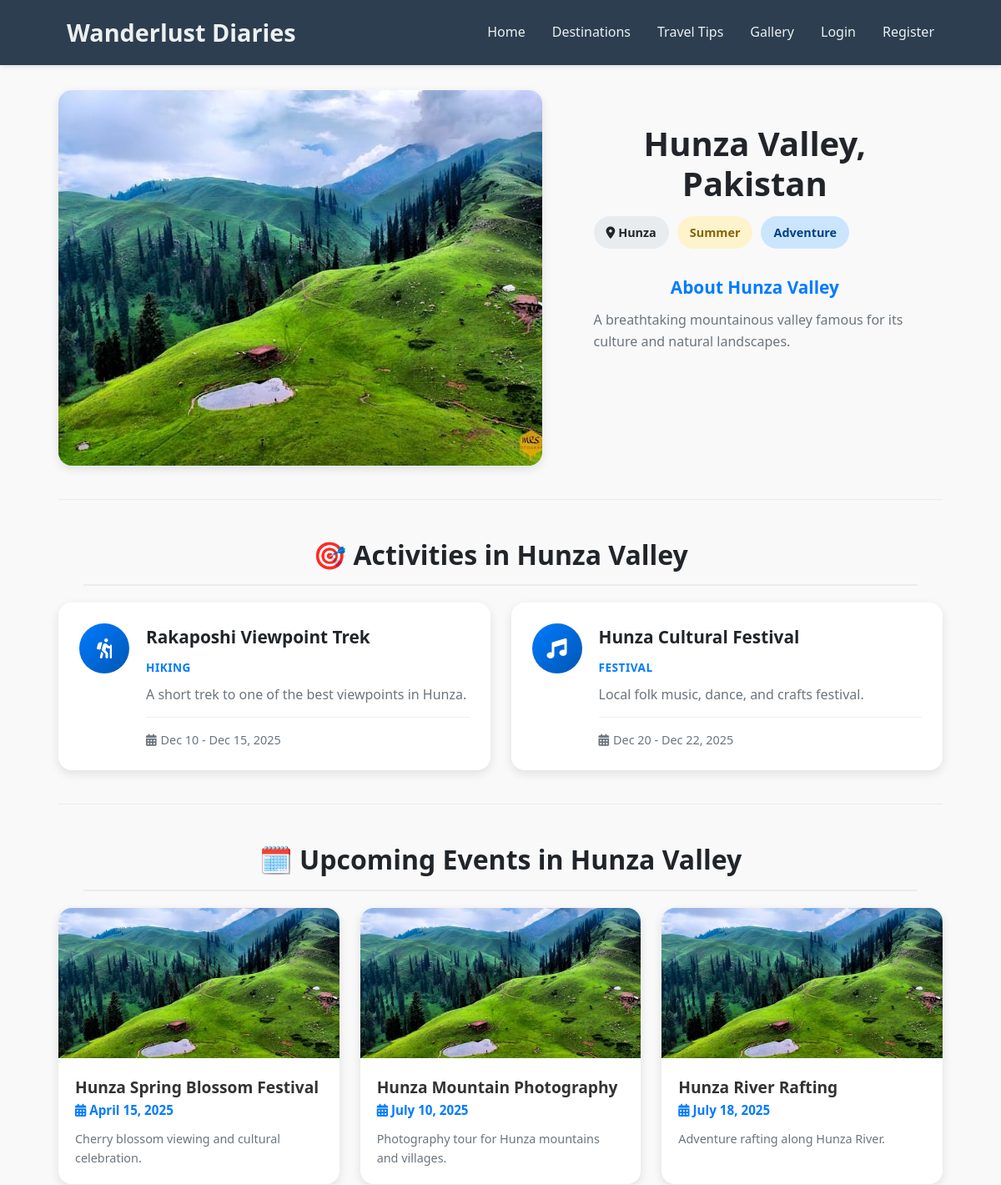
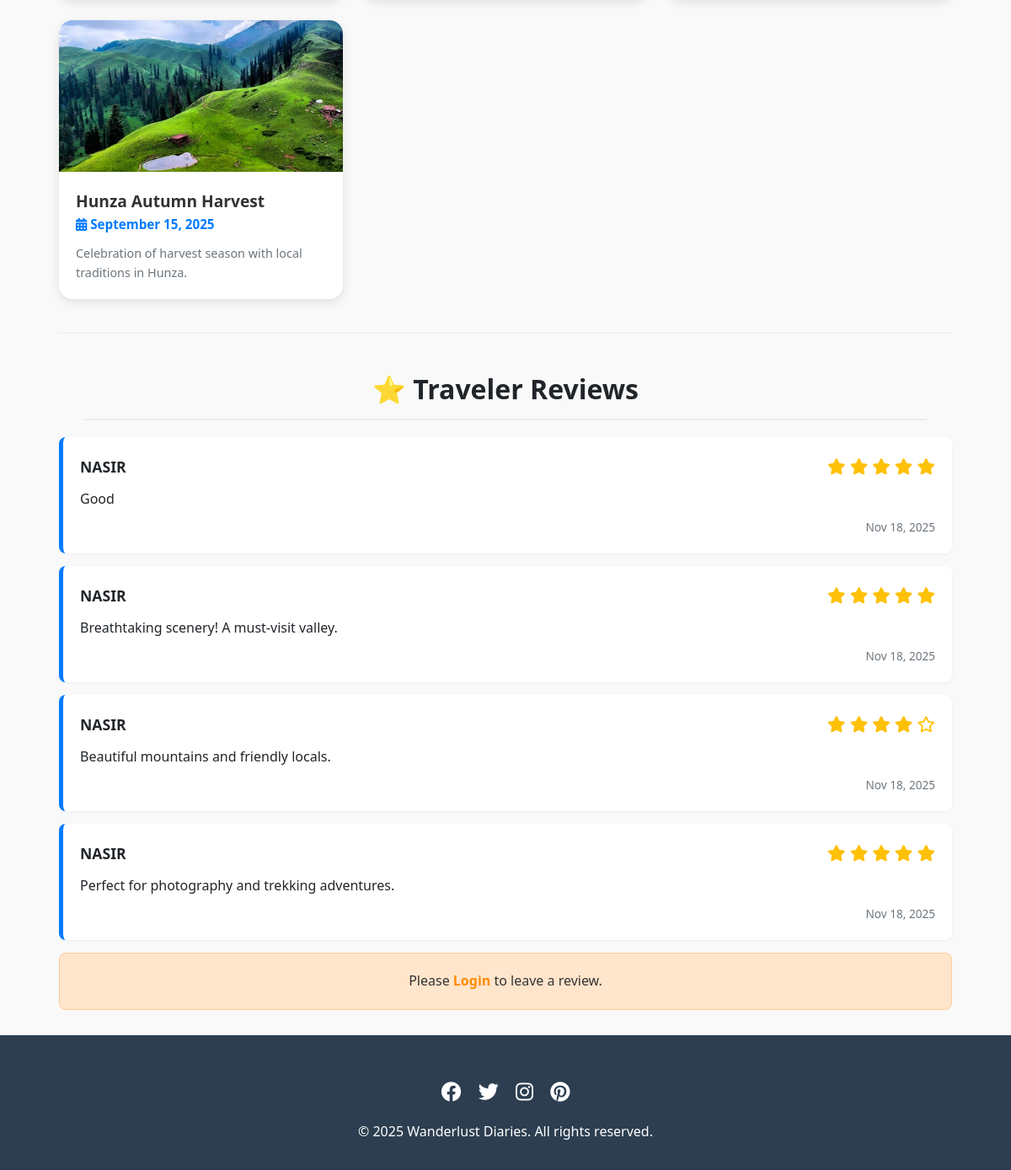
/destinations/2/, run on the app's committed database (2 pictures, top to bottom).
### myapp/models.py (models this page shows, shortened)
class Destination(models.Model):
    image = models.ImageField(upload_to="destinations/", blank=True, null=True)
    name = models.CharField(max_length=100)
    country = models.CharField(max_length=100)
    city = models.CharField(max_length=100)
    description = models.TextField()
    SEASON_CHOICES = CustomUser.SEASON_CHOICES
    TRAVEL_TYPE_CHOICES = CustomUser.TRAVEL_TYPE_CHOICES
    best_season = models.CharField(max_length=20, choices=SEASON_CHOICES)
    travel_type = models.CharField(max_length=20, choices=TRAVEL_TYPE_CHOICES)
    created_at = models.DateTimeField(auto_now_add=True)

class Activity(models.Model):
    destination = models.ForeignKey(Destination, on_delete=models.CASCADE, related_name="activities")
    title = models.CharField(max_length=100)
    description = models.TextField()
    start_date = models.DateField()
    end_date = models.DateField()
    ACTIVITY_TYPE_CHOICES = [
        ("hiking", "Hiking"),
        ("festival", "Festival"),
        ("cultural_tour", "Cultural Tour"),
        ("local_event", "Local Event"),
        ("sports", "Sports"),
    ]
    activity_type = models.CharField(max_length=30, choices=ACTIVITY_TYPE_CHOICES)
    created_at = models.DateTimeField(auto_now_add=True)

class Event(models.Model):
    id = models.AutoField(primary_key=True)
    title = models.CharField(max_length=255, unique=True)
    description = models.TextField()
    date = models.DateField()
    location = models.ForeignKey(Destination, on_delete=models.CASCADE)  # Linked to a Destination
    image = models.ImageField(upload_to='events/', blank=True, null=True)
    created_at = models.DateTimeField(auto_now_add=True)

class Review(models.Model):
    user = models.ForeignKey(CustomUser, on_delete=models.CASCADE, related_name="reviews")
    destination = models.ForeignKey(Destination, on_delete=models.CASCADE, related_name="reviews")
    rating = models.IntegerField(choices=[(i, i) for i in range(1, 6)])
    comment = models.TextField()
    created_at = models.DateTimeField(auto_now_add=True)

class CustomUser(models.Model):
    first_name = models.CharField(max_length=50)
    last_name = models.CharField(max_length=50)
    nationality = models.CharField(max_length=50)
    city = models.CharField(max_length=50)
    postal_address = models.CharField(max_length=100)
    mobile_no = models.CharField(max_length=20, unique=True)
    email = models.EmailField(unique=True)
    password = models.CharField(max_length=255)
    SEASON_CHOICES = [
        ("summer", "Summer"),
        ("winter", "Winter"),
        ("spring", "Spring"),
        ("autumn", "Autumn"),
    ]
    TRAVEL_TYPE_CHOICES = [
        ("adventure", "Adventure"),
        ("cultural", "Cultural"),
        ("leisure", "Leisure"),
        ("family", "Family"),
        ("luxury", "Luxury"),
    ]
    AGE_RANGE_CHOICES = [
        ("18-25", "18-25"),
        ("26-35", "26-35"),
        ("36-50", "36-50"),
        ("50+", "50+"),
    ]
    BUDGET_RANGE_CHOICES = [
        ("low", "Low Budget"),
        ("medium", "Medium Budget"),
        ("high", "High Budget"),
        ("luxury", "Luxury Budget"),
    ]
    travel_season = models.CharField(max_length=20, choices=SEASON_CHOICES, blank=True, null=True)
    travel_type = models.CharField(max_length=20, choices=TRAVEL_TYPE_CHOICES, blank=True, null=True)
    age_range = models.CharField(max_length=20, choices=AGE_RANGE_CHOICES, blank=True, null=True)
    budget_range = models.CharField(max_length=20, choices=BUDGET_RANGE_CHOICES, blank=True, null=True)
    created_at = models.DateTimeField(auto_now_add=True)

### myapp/views.py (the view, shortened to what this page needs)
# urls.py: path("destinations/<int:pk>/", views.destination_detail, name="destination_detail"),
def destination_detail(request, pk):
    destination = get_object_or_404(Destination, pk=pk)
    reviews = destination.reviews.all().order_by("-created_at")
    events = destination.event_set.all().order_by("date")
    return render(request, "destination_detail.html", {
        "destination": destination,
        "reviews": reviews,
        "events": events,
        "today": date.today(),  # Add this for the upcoming badge
    })

### templates/destination_detail.html (shortened to what this page needs)
{% extends "base.html" %}
{% block content %}
<div class="destination-detail-container">
    <section class="destination-hero">
        <div class="hero-image-wrapper">
            {% if destination.image %}
                <img src="{{ destination.image.url }}" alt="{{ destination.name }}" class="main-destination-img">
            {% endif %}
        </div>
        <div class="hero-content">
            <h1 class="page-title">{{ destination.name }}, {{ destination.country }}</h1>
            <div class="tag-group mb-4">
                <span class="detail-tag location-tag"><i class="fas fa-map-marker-alt"></i> {{ destination.city }}</span>
                <span class="detail-tag season-tag {{ destination.best_season }}">{{ destination.get_best_season_display }}</span>
                <span class="detail-tag type-tag">{{ destination.get_travel_type_display }}</span>
            </div>
            <div class="description-block">
                <h3>About {{ destination.name }}</h3>
                <p>{{ destination.description }}</p>
            </div>
        </div>
    </section>
    <hr class="section-divider">
    <section class="activities-section">
        <h2>🎯 Activities in {{ destination.name }}</h2>
        <div class="activities-grid">
            {% for activity in destination.activities.all %}
                <div class="activity-card">
                    <div class="activity-icon">
                        <i class="fas
                            {% if activity.activity_type == 'hiking' %}fa-hiking
                            {% elif activity.activity_type == 'festival' %}fa-music
                            {% elif activity.activity_type == 'cultural_tour' %}fa-landmark
                            {% elif activity.activity_type == 'local_event' %}fa-users
                            {% elif activity.activity_type == 'sports' %}fa-futbol
                            {% else %}fa-map-marker-alt{% endif %}">
                        </i>
                    </div>
                    <div class="activity-content">
                        <h4>{{ activity.title }}</h4>
                        <p class="activity-type">{{ activity.get_activity_type_display }}</p>
                        <p class="activity-description">{{ activity.description|truncatewords:20 }}</p>
                        <div class="activity-dates">
                            <span class="date-range">
                                <i class="fas fa-calendar-alt"></i>
                                {{ activity.start_date|date:"M d" }} - {{ activity.end_date|date:"M d, Y" }}
                            </span>
                        </div>
                    </div>
                </div>
            {% empty %}
                <div class="empty-state">
                    <i class="fas fa-binoculars"></i>
                    <p>No activities listed for this destination yet.</p>
                </div>
            {% endfor %}
        </div>
    </section>
    <hr class="section-divider">
    <section class="events-section">
        <h2>🗓️ Upcoming Events in {{ destination.name }}</h2>
        <div class="events-grid">
            {% for e in events %}
                <div class="event-card">
                    {% if e.image %}
                        <div class="event-image-wrapper">
                            <img src="{{ e.image.url }}" alt="{{ e.title }}">
                        </div>
                    {% endif %}
                    <div class="card-content">
                        <h4>{{ e.title }}</h4>
                        <p class="event-date"><i class="fas fa-calendar-alt"></i> {{ e.date|date:"F j, Y" }}</p>
                        <p class="event-description">{{ e.description|truncatewords:25 }}</p>
                    </div>
                </div>
            {% empty %}
                <div class="empty-state">
                    <p>No exciting events are scheduled for this destination yet.</p>
                </div>
            {% endfor %}
        </div>
    </section>
    <hr class="section-divider">
    <section class="reviews-section">
        <h2>⭐ Traveler Reviews</h2>
        <ul class="reviews-list">
            {% for r in reviews %}
                <li class="review-item">
                    <div class="review-header">
                        <strong>{{ r.user.first_name }}</strong>
                        <span class="star-rating">
                            {% for i in "12345" %}
                                {% if forloop.counter <= r.rating %}
                                    <i class="fas fa-star"></i>
                                {% else %}
                                    <i class="far fa-star"></i>
                                {% endif %}
                            {% endfor %}
                        </span>
                    </div>
                    <p class="review-comment">{{ r.comment }}</p>
                    <small class="review-date">{{ r.created_at|date:"M d, Y" }}</small>
                </li>
            {% empty %}
                <li class="empty-review">No reviews yet. Be the first to share your experience!</li>
            {% endfor %}
        </ul>
        {% if request.session.user_id %}
            <div class="review-form-wrapper">
                <h3>Leave a Review</h3>
                <form method="POST" class="review-form">
                    {% csrf_token %}
                    <div class="form-group">
                        <label for="rating">Rating (1–5)</label>
                        <select name="rating" id="rating" class="form-select" required>
                            <option value="" disabled selected>-- Select Rating --</option>
                            {% for i in "12345" %}
                                <option value="{{ i }}">{{ i }} Star{% if i != '1' %}s{% endif %}</option>
                            {% endfor %}
                        </select>
                    </div>
                    <div class="form-group">
                        <label for="comment">Comment</label>
                        <textarea name="comment" id="comment" rows="4" class="form-control" placeholder="Share your experience..." required></textarea>
                    </div>
                    <button type="submit" class="btn-primary-submit">Post Review</button>
                </form>
            </div>
        {% else %}
            <div class="login-prompt">
                <p>Please <a href="{% url 'login' %}" class="login-link">Login</a> to leave a review.</p>
            </div>
        {% endif %}
    </section>
</div>
{% endblock %}

### templates/base.html (style rules this page uses)
:root { --primary-color: #ff5a5f; --primary-hover: #e14d52; --secondary-color: #ffcc00; --secondary-hover: #e6b800; --text-primary: #1f2937; --text-secondary: #4b5563; --bg-primary: #ffffff; --bg-secondary: #fdf2f2; --border-color: #e5e7eb; --shadow-sm: 0 1px 2px rgba(0, 0, 0, 0.05); --shadow-md: 0 4px 6px rgba(0, 0, 0, 0.1); --shadow-lg: 0 10px 15px rgba(0, 0, 0, 0.15); --success-color: #10b981; --error-color: #ef4444; --warning-color: #f59e0b; --info-color: #3b82f6; }
* { margin: 0; padding: 0; box-sizing: border-box; font-family: 'Segoe UI', Tahoma, Geneva, Verdana, sans-serif; }
body { line-height: 1.6; color: #333; background-color: #f9f9f9; }
.hero-content { max-width: 800px; margin: 0 auto; padding: 2rem; }
h1,h2,h3 { margin: 30px; text-align: center; }
.card-content { padding: 1.5rem; }

### data on the page
Destination: image (picture), name "Hunza Valley", country "Pakistan", city "Hunza", best_season "Summer", travel_type "Adventure", description "A breathtaking mountainous valley famous for its culture and natural landscapes."
Activity: title "Rakaposhi Viewpoint Trek", activity_type "HIKING", description "A short trek to one of the best viewpoints in Hunza.", start_date "Dec 10", end_date "Dec 15, 2025"
Activity: title "Hunza Cultural Festival", activity_type "FESTIVAL", description "Local folk music, dance, and crafts festival.", start_date "Dec 20", end_date "Dec 22, 2025"
Event: image (picture), title "Hunza Spring Blossom Festival", date "April 15, 2025", description "Cherry blossom viewing and cultural celebration."
Event: image (picture), title "Hunza Mountain Photography", date "July 10, 2025", description "Photography tour for Hunza mountains and villages."
Event: image (picture), title "Hunza River Rafting", date "July 18, 2025", description "Adventure rafting along Hunza River."
Event: image (picture), title "Hunza Autumn Harvest", date "September 15, 2025", description "Celebration of harvest season with local traditions in Hunza."
Review: user.first_name "NASIR", rating 5 (drawn), comment "Good", created_at "Nov 18, 2025"
Review: user.first_name "NASIR", rating 5 (drawn), comment "Breathtaking scenery! A must-visit valley.", created_at "Nov 18, 2025"
Review: user.first_name "NASIR", rating 4 (drawn), comment "Beautiful mountains and friendly locals.", created_at "Nov 18, 2025"
Review: user.first_name "NASIR", rating 5 (drawn), comment "Perfect for photography and trekking adventures.", created_at "Nov 18, 2025"
